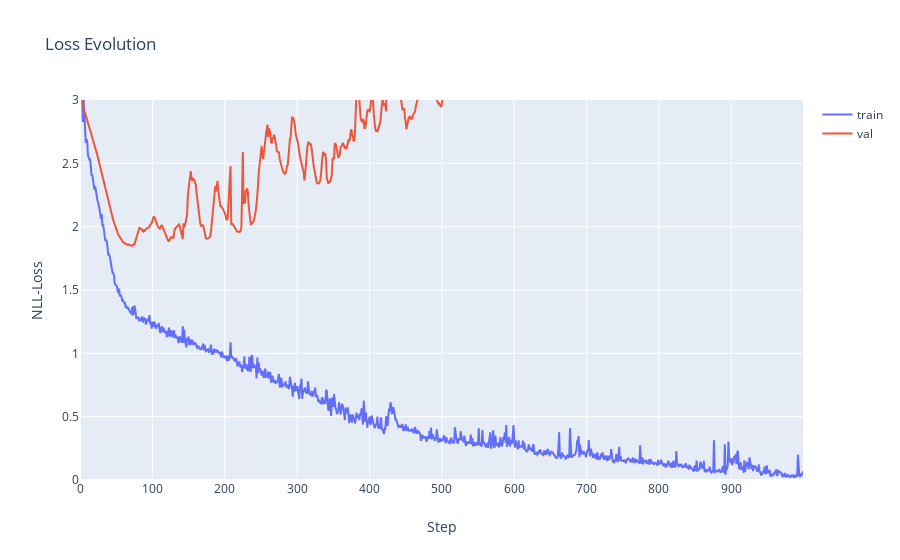

Notebook source saved alongside this figure:
### Code cell
import plotly.graph_objs as go
from plotly.offline import download_plotlyjs, init_notebook_mode, plot, iplot
traces= [go.Scatter(x=list(range(len(all_losses))),y=all_losses,name="train",mode="lines"),
go.Scatter(x=list(range(len(all_losses_val))),y=all_losses_val,name="val",mode="lines")]
layout = go.Layout(title="Loss Evolution", xaxis=dict(title="Step"), yaxis=dict(title="NLL-Loss",range=[0, 3]))
fig = dict(data=traces, layout=layout)
iplot(fig)

### Figure 1 — Plotly figure (JSON) as saved in the notebook; plotly's stock layout.template omitted (floating-point values rounded to 4 significant figures; data arrays with more than 128 entries replaced by an {"elided": "..."} marker saying what was removed)
{"data": [{"mode": "lines", "name": "train", "type": "scatter", "x": {"elided": "1000 int values"}, "y": {"elided": "1000 float values"}}, {"mode": "lines", "name": "val", "type": "scatter", "x": {"elided": "1000 int values"}, "y": {"elided": "1000 float values"}}], "layout": {"title": {"text": "Loss Evolution"}, "xaxis": {"title": {"text": "Step"}}, "yaxis": {"range": [0, 3], "title": {"text": "NLL-Loss"}}}}
